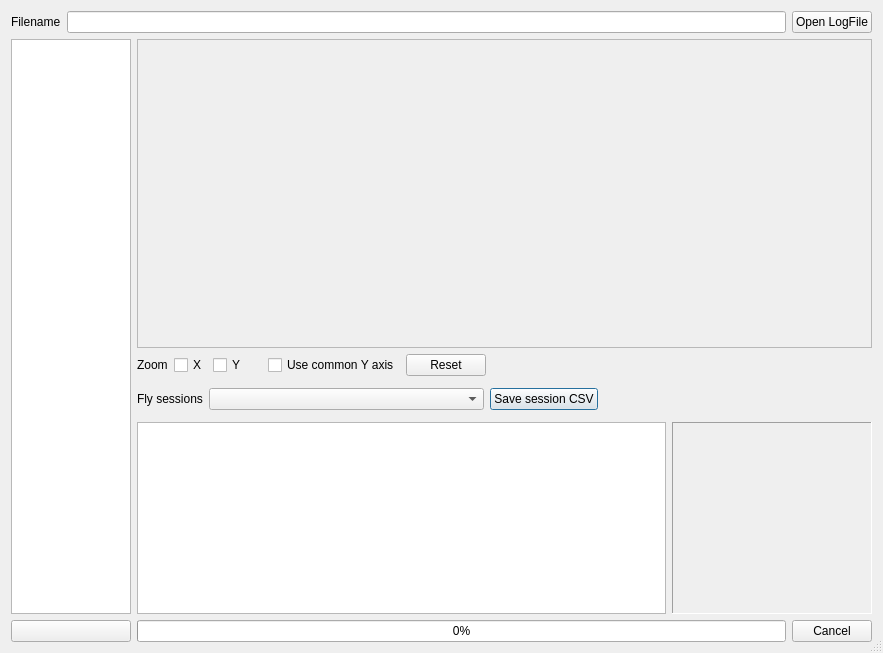
<?xml version="1.0" encoding="UTF-8"?>
<ui version="4.0">
 <class>LogsDialog</class>
 <widget class="QDialog" name="LogsDialog">
  <property name="geometry">
   <rect>
    <x>0</x>
    <y>0</y>
    <width>883</width>
    <height>653</height>
   </rect>
  </property>
  <property name="windowTitle">
   <string>Companion Log Viewer</string>
  </property>
  <property name="sizeGripEnabled">
   <bool>true</bool>
  </property>
  <layout class="QGridLayout" name="gridLayout" rowstretch="0,0,0,0,0,0,0,0,0,0,0,0,0,0">
   <item row="4" column="1">
    <layout class="QHBoxLayout" name="horizontalLayout_2">
     <item>
      <widget class="QLabel" name="label_2">
       <property name="text">
        <string>Fly sessions</string>
       </property>
      </widget>
     </item>
     <item>
      <widget class="QComboBox" name="sessions_CB">
       <property name="sizePolicy">
        <sizepolicy hsizetype="MinimumExpanding" vsizetype="Fixed">
         <horstretch>0</horstretch>
         <verstretch>0</verstretch>
        </sizepolicy>
       </property>
      </widget>
     </item>
     <item>
      <widget class="QPushButton" name="SaveSession_PB">
       <property name="text">
        <string>Save session CSV</string>
       </property>
      </widget>
     </item>
     <item>
      <spacer name="horizontalSpacer">
       <property name="orientation">
        <enum>Qt::Horizontal</enum>
       </property>
       <property name="sizeHint" stdset="0">
        <size>
         <width>40</width>
         <height>20</height>
        </size>
       </property>
      </spacer>
     </item>
    </layout>
   </item>
   <item row="1" column="0" rowspan="12">
    <widget class="QTableWidget" name="FieldsTW">
     <property name="sizePolicy">
      <sizepolicy hsizetype="Maximum" vsizetype="Expanding">
       <horstretch>0</horstretch>
       <verstretch>0</verstretch>
      </sizepolicy>
     </property>
     <property name="maximumSize">
      <size>
       <width>120</width>
       <height>16777215</height>
      </size>
     </property>
     <property name="autoScrollMargin">
      <number>0</number>
     </property>
     <property name="editTriggers">
      <set>QAbstractItemView::NoEditTriggers</set>
     </property>
     <property name="showGrid">
      <bool>false</bool>
     </property>
     <property name="sortingEnabled">
      <bool>false</bool>
     </property>
     <property name="columnCount">
      <number>0</number>
     </property>
     <attribute name="horizontalHeaderStretchLastSection">
      <bool>true</bool>
     </attribute>
     <attribute name="verticalHeaderVisible">
      <bool>false</bool>
     </attribute>
    </widget>
   </item>
   <item row="1" column="1">
    <widget class="QFrame" name="frame_2">
     <property name="sizePolicy">
      <sizepolicy hsizetype="Expanding" vsizetype="Expanding">
       <horstretch>0</horstretch>
       <verstretch>0</verstretch>
      </sizepolicy>
     </property>
     <property name="frameShape">
      <enum>QFrame::StyledPanel</enum>
     </property>
     <property name="frameShadow">
      <enum>QFrame::Sunken</enum>
     </property>
     <property name="lineWidth">
      <number>1</number>
     </property>
     <property name="midLineWidth">
      <number>0</number>
     </property>
     <layout class="QVBoxLayout" name="verticalLayout_3">
      <property name="spacing">
       <number>0</number>
      </property>
      <property name="leftMargin">
       <number>0</number>
      </property>
      <property name="topMargin">
       <number>0</number>
      </property>
      <property name="rightMargin">
       <number>0</number>
      </property>
      <property name="bottomMargin">
       <number>0</number>
      </property>
      <item>
       <widget class="QCustomPlot" name="customPlot" native="true">
        <property name="sizePolicy">
         <sizepolicy hsizetype="Preferred" vsizetype="MinimumExpanding">
          <horstretch>0</horstretch>
          <verstretch>0</verstretch>
         </sizepolicy>
        </property>
       </widget>
      </item>
     </layout>
    </widget>
   </item>
   <item row="2" column="1">
    <layout class="QHBoxLayout" name="horizontalLayout_3">
     <item>
      <widget class="QLabel" name="label_3">
       <property name="text">
        <string>Zoom</string>
       </property>
      </widget>
     </item>
     <item>
      <widget class="QCheckBox" name="ZoomX_ChkB">
       <property name="text">
        <string>X</string>
       </property>
      </widget>
     </item>
     <item>
      <widget class="QCheckBox" name="ZoomY_ChkB">
       <property name="text">
        <string>Y</string>
       </property>
      </widget>
     </item>
      <item>
        <widget class="QWidget" name="spacer">
          <property name="minimumSize">
            <size>
              <width>10</width>
              <height>0</height>
            </size>
          </property>
          <property name="maximumSize">
            <size>
              <width>10</width>
              <height>20</height>
            </size>
          </property>
          <property name="sizePolicy">
            <sizepolicy hsizetype="Fixed" vsizetype="Preferred">
              <horstretch>0</horstretch>
              <verstretch>0</verstretch>
            </sizepolicy>
          </property>
        </widget>
      </item>
      <item>
        <widget class="QCheckBox" name="CommonAxes_ChkB">
          <property name="text">
            <string>Use common Y axis</string>
          </property>
        </widget>
      </item>
      <item>
      <widget class="QPushButton" name="Reset_PB">
       <property name="text">
        <string>Reset</string>
       </property>
      </widget>
     </item>
     <item>
      <spacer name="horizontalSpacer_2">
       <property name="orientation">
        <enum>Qt::Horizontal</enum>
       </property>
       <property name="sizeHint" stdset="0">
        <size>
         <width>40</width>
         <height>20</height>
        </size>
       </property>
      </spacer>
     </item>
    </layout>
   </item>
   <item row="13" column="0">
    <widget class="QPushButton" name="mapsButton">
     <property name="sizePolicy">
      <sizepolicy hsizetype="Maximum" vsizetype="Maximum">
       <horstretch>0</horstretch>
       <verstretch>0</verstretch>
      </sizepolicy>
     </property>
     <property name="minimumSize">
      <size>
       <width>0</width>
       <height>0</height>
      </size>
     </property>
     <property name="maximumSize">
      <size>
       <width>120</width>
       <height>57</height>
      </size>
     </property>
     <property name="text">
      <string/>
     </property>
     <property name="icon">
      <iconset resource="companion.qrc">
       <normaloff>:/images/maps.png</normaloff>:/images/maps.png</iconset>
     </property>
     <property name="iconSize">
      <size>
       <width>120</width>
       <height>57</height>
      </size>
     </property>
    </widget>
   </item>
   <item row="0" column="0" colspan="2">
    <layout class="QHBoxLayout" name="horizontalLayout">
     <item>
      <widget class="QLabel" name="label">
       <property name="text">
        <string>Filename</string>
       </property>
      </widget>
     </item>
     <item>
      <widget class="QLineEdit" name="FileName_LE">
       <property name="readOnly">
        <bool>true</bool>
       </property>
      </widget>
     </item>
     <item>
      <widget class="QPushButton" name="fileOpen_PB">
       <property name="text">
        <string>Open LogFile</string>
       </property>
      </widget>
     </item>
    </layout>
   </item>
    <item row="13" column="1">
     <layout class="QHBoxLayout" name="horizontalLayout_parse">
      <item>
       <widget class="QProgressBar" name="parseProgressBar">
        <property name="visible">
         <bool>true</bool>
        </property>
        <property name="minimum">
         <number>0</number>
        </property>
        <property name="maximum">
         <number>100</number>
        </property>
        <property name="value">
         <number>0</number>
        </property>
        <property name="textVisible">
         <bool>true</bool>
        </property>
       </widget>
      </item>
      <item>
       <widget class="QPushButton" name="parseCancelButton">
        <property name="visible">
         <bool>true</bool>
        </property>
        <property name="text">
         <string>Cancel</string>
        </property>
       </widget>
      </item>
     </layout>
    </item>
    <item row="6" column="1" rowspan="7">
     <layout class="QHBoxLayout" name="horizontalLayout_4" stretch="5,1">
      <item>
       <widget class="QTableView" name="logTable">
       <property name="sizePolicy">
        <sizepolicy hsizetype="MinimumExpanding" vsizetype="MinimumExpanding">
         <horstretch>0</horstretch>
         <verstretch>0</verstretch>
        </sizepolicy>
       </property>
       <property name="editTriggers">
        <set>QAbstractItemView::NoEditTriggers</set>
       </property>
       <property name="showDropIndicator" stdset="0">
        <bool>false</bool>
       </property>
       <property name="dragDropOverwriteMode">
        <bool>false</bool>
       </property>
       <property name="alternatingRowColors">
        <bool>true</bool>
       </property>
       <property name="textElideMode">
        <enum>Qt::ElideNone</enum>
       </property>
       <attribute name="verticalHeaderVisible">
        <bool>false</bool>
       </attribute>
       <attribute name="verticalHeaderDefaultSectionSize">
        <number>21</number>
       </attribute>
       <attribute name="verticalHeaderHighlightSections">
        <bool>true</bool>
       </attribute>
       <attribute name="verticalHeaderStretchLastSection">
        <bool>false</bool>
       </attribute>
      </widget>
     </item>
     <item>
      <widget class="QLabel" name="labelCursors">
       <property name="minimumSize">
        <size>
         <width>200</width>
         <height>0</height>
        </size>
       </property>
       <property name="frameShape">
        <enum>QFrame::Panel</enum>
       </property>
       <property name="frameShadow">
        <enum>QFrame::Sunken</enum>
       </property>
       <property name="lineWidth">
        <number>1</number>
       </property>
       <property name="text">
        <string/>
       </property>
       <property name="alignment">
        <set>Qt::AlignLeading|Qt::AlignLeft|Qt::AlignTop</set>
       </property>
       <property name="wordWrap">
        <bool>false</bool>
       </property>
      </widget>
     </item>
    </layout>
   </item>
  </layout>
 </widget>
 <layoutdefault spacing="6" margin="11"/>
 <customwidgets>
  <customwidget>
   <class>QCustomPlot</class>
   <extends>QWidget</extends>
   <header>qcustomplot.h</header>
   <container>1</container>
  </customwidget>
 </customwidgets>
 <tabstops>
  <tabstop>FileName_LE</tabstop>
  <tabstop>FieldsTW</tabstop>
  <tabstop>mapsButton</tabstop>
  <tabstop>ZoomX_ChkB</tabstop>
  <tabstop>ZoomY_ChkB</tabstop>
  <tabstop>CommonAxes_ChkB</tabstop>
  <tabstop>Reset_PB</tabstop>
  <tabstop>sessions_CB</tabstop>
 </tabstops>
 <resources>
  <include location="companion.qrc"/>
 </resources>
 <connections/>
</ui>
